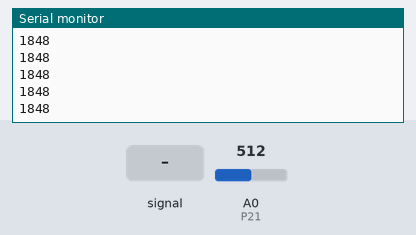
Simulated run of this sketch. Board: Arduino Mega 2560, built with avr-gcc and run on an emulated ATmega2560. Parts: the last lines printed to the serial monitor. The test bench sets the inputs (shaded band); at power-on: A0 (P21) = 512.

Above: at 1.2 s.
1.3 s: A0 (P21) fed a 200 Hz sine of ±81 counts around its level
At 1.9 s:
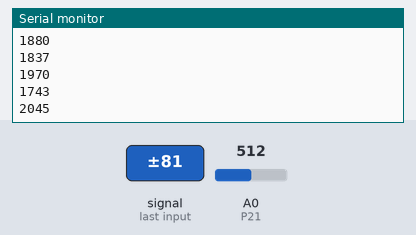
2.8 s: A0 (P21) set to 716
At 3.4 s:
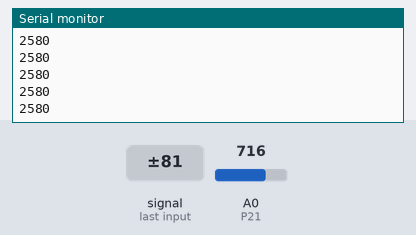
4.3 s: A0 (P21) fed a 1000 Hz sine of ±255 counts around its level
Timing chart, 0 to 5.7 s (numbered marks = the images above; inputs shaded):
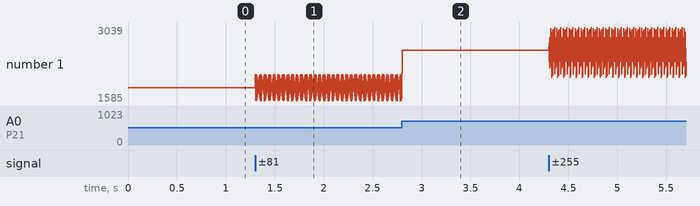

The sketch:

MINI1.ino
```cpp
#include <Controllino.h>
#include <RunningMedian.h>

/*
###################################################################################################

 MINI1 reads the pressure in the manifold and sends it ever ~10ms via Serial USB in csv style text.

 to synchronize with the Detector it waits for "t0" - the time of an rising TTL Signal (24V)


 TESTED on 9.11.2025 at DESY -> works

 ToDo: use the interupt Pin (IN0 or IN1) of Controllino to recieve TTL
 Goal: To minimize the delay between TTL and the time of t0, one should use an interupt on rising TTL pulse.
       current delay < 2ms, probably <0.5ms
 The usage of A0 as TTL reciever was a fix, since IN0 and IN1 did not worked.
 (The LED of IN0/IN1 indicated the TTL, but analogRead returned 0 and Interuped was not called
    I tried: TTL = [CONTROLLINO_IN0, CONTROLLINO_IN0, 5,6,7])
    The 5...7 I tried since a forum indicated that there migth be a mislabeling in the lib

###################################################################################################
*/

RunningMedian  _p21 = RunningMedian(11);
RunningMedian  _p20 = RunningMedian(11);


#define PT100 CONTROLLINO_A2
#define P20 CONTROLLINO_A1
#define P21 CONTROLLINO_A0
#define TTL CONTROLLINO_IN0 //only Arduino PIN 2,3 are capabel of interups

float mapP20(float p20Value) {
    // Lineares Modell: y = a + b*x
    // a = 2.63, b = 0.659
    return 2.63 + 0.659 * p20Value;
}

float mapP21(float p21Value) {
    // Lineares Modell: y = a + b*x
    // a = 9.95, b = 3.59
    return 9.95 + 3.59 * p21Value;
}

int read_fast_p21(){
    // Signal (S) -> P in kPa
    // P = 9.7016 + (3.2327 * S)
    // S(6) = P(29)kPa ; S(401) = P(1306)kPa
    //return map(_p21.getMedian(),6,401, 29, 1306);
    return mapP21(analogRead(P21));
}

int read_accurate_p21(){
    // sample median ADC reading
    for (size_t i = 0; i < 12; i++)
    {
        _p21.add(analogRead(P21));
    }
    // Signal (S) -> P in kPa
    // P = 9.7016 + (3.2327 * S)
    // S(6) = P(29)kPa ; S(401) = P(1306)kPa
    return mapP21(_p21.getMedian());
}

int read_accurate_p20(){
    // sample median ADC reading
    for (size_t i = 0; i < 12; i++)
    {
        _p20.add(analogRead(P20));
    }
    // Signal (S) -> P in kPa
    // P = 2,9872 + (0,6029 * S)
    // S(0) = P(3)kPa ; S(400) = P(244)kPa
    return mapP20(_p20.getMedian());
}

int read_p(){
    int P = read_fast_p21();
    if (P< 150) // kPa
    {
        P = read_accurate_p20();
    }
    else
    {
        P = read_accurate_p21();
    }
    return P;
}

// ## Setup & Loop ##

void setup()
{
    Serial.begin(115200);
    pinMode(PT100, INPUT);
    pinMode(P20, INPUT);
    pinMode(P21, INPUT);
    pinMode(TTL, INPUT);
}

void loop()
{
    int p = read_p(); // read P21 (1ms) if P<150kPa then read P20 (1ms)
    Serial.println(p);
}
```

Measured:
- after the input at 1.3 s, the serial monitor: prints a new line at once (image 1)
- plotted number 1: 1848 → 1629 after the input at 1.3 s
